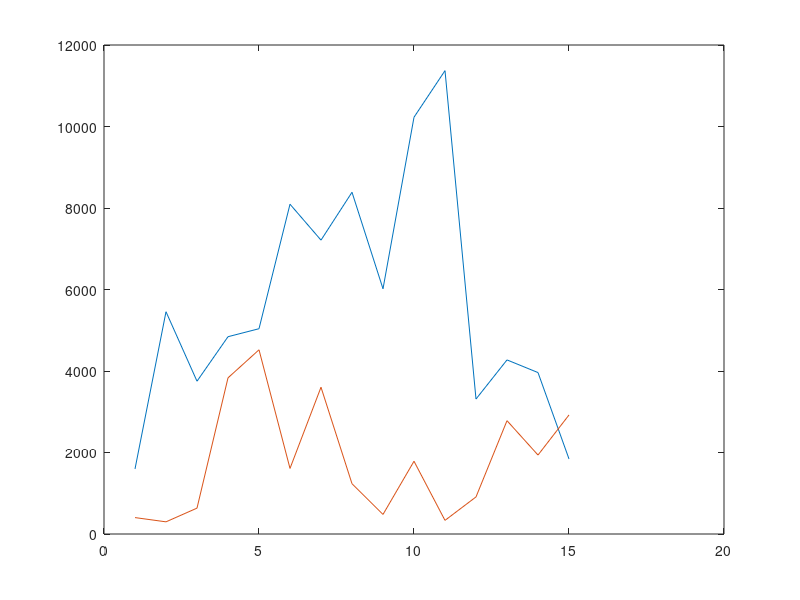

This chart was generated by the following MATLAB code:
function p3()

bsi = csvread('bsi.csv');

bsi

N = size(bsi,2);

ad1 = bsi(1,1:N/2); % bsi
ctl1 = bsi(1, (N/2)+1:end); % bsi

ad2 = bsi(2,1:N/2); % full volume segmentation difference
ctl2 = bsi(2, (N/2)+1:end); % full volume segmentation difference


[H1_bsi, p1_bsi, CI1_bsi, stats1_bsi] = ttest(ad1, ctl1);
[H2_bsi, p2_bsi, CI2_bsi, stats2_bsi] = ttest2(ad1, ctl1);

[H1_seg, p1_seg, CI1_seg, stats1_seg] = ttest(ad2, ctl2);
[H2_seg, p2_seg, CI2_seg, stats2_seg] = ttest2(ad2, ctl2);

mu_ad_bsi = mean(ad1);
sigma_ad_bsi = std(ad1);
mu_ctl_bsi = mean(ctl1);
sigma_ctl_bsi = std(ctl1);

mu_ad_seg = mean(ad2);
sigma_ad_seg = std(ad2);
mu_ctl_seg = mean(ctl2);
sigma_ctl_seg = std(ctl2);


% bsi - for detecting 25% atrophy reduction between AD and CTL groups with 80% power 
sample_size_bsi = sampsizepwr('t',[mu_ad_bsi sigma_ad_bsi],mu_ad_bsi * 0.75,0.8);

% bsi - for detecting 25% atrophy reduction relative to normal ageing
sample_size_bsi_ageing = sampsizepwr('t',[mu_ctl_bsi sigma_ctl_bsi],mu_ctl_bsi * 0.75,0.8);

% full vol seg - for detecting 25% atrophy reduction between AD and CTL groups with 80% power 
sample_size_seg = sampsizepwr('t',[mu_ad_seg sigma_ad_seg],mu_ad_seg * 0.75,0.8);

% full vol seg - for detecting 25% atrophy reduction relative to normal ageing
sample_size_seg_ageing = sampsizepwr('t',[mu_ctl_seg sigma_ctl_seg],mu_ctl_seg * 0.75,0.8);

plot(ad1)
hold on
plot(ctl1)

end